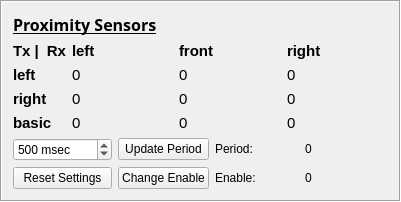
   <widget class="QFrame" name="porximity_sensors_frame">
    <property name="geometry">
     <rect>
      <x>410</x>
      <y>570</y>
      <width>401</width>
      <height>200</height>
     </rect>
    </property>
    <property name="font">
     <font>
      <family>Arial</family>
     </font>
    </property>
    <property name="frameShape">
     <enum>QFrame::Box</enum>
    </property>
    <property name="frameShadow">
     <enum>QFrame::Sunken</enum>
    </property>
    <property name="lineWidth">
     <number>1</number>
    </property>
    <layout class="QGridLayout" name="gridLayout_13">
     <item row="1" column="0">
      <layout class="QGridLayout" name="gridLayout_12">
       <item row="1" column="0">
        <layout class="QGridLayout" name="gridLayout_11">
         <item row="0" column="0">
          <widget class="QSpinBox" name="proximity_sensors_spinbox">
           <property name="font">
            <font>
             <family>Arial</family>
             <pointsize>9</pointsize>
            </font>
           </property>
           <property name="suffix">
            <string> msec</string>
           </property>
           <property name="minimum">
            <number>10</number>
           </property>
           <property name="maximum">
            <number>999999999</number>
           </property>
           <property name="singleStep">
            <number>10</number>
           </property>
           <property name="stepType">
            <enum>QAbstractSpinBox::DefaultStepType</enum>
           </property>
           <property name="value">
            <number>500</number>
           </property>
          </widget>
         </item>
         <item row="0" column="1">
          <widget class="QPushButton" name="proximity_sensors_button_period">
           <property name="enabled">
            <bool>true</bool>
           </property>
           <property name="sizePolicy">
            <sizepolicy hsizetype="Minimum" vsizetype="Fixed">
             <horstretch>0</horstretch>
             <verstretch>0</verstretch>
            </sizepolicy>
           </property>
           <property name="font">
            <font>
             <family>Arial</family>
             <pointsize>9</pointsize>
            </font>
           </property>
           <property name="text">
            <string>Update Period</string>
           </property>
          </widget>
         </item>
         <item row="0" column="2">
          <widget class="QLabel" name="proximity_sensors_label_period_static">
           <property name="font">
            <font>
             <family>Arial</family>
             <pointsize>9</pointsize>
            </font>
           </property>
           <property name="text">
            <string>&lt;html&gt;&lt;head/&gt;&lt;body&gt;&lt;p&gt;Period: &lt;/p&gt;&lt;/body&gt;&lt;/html&gt;</string>
           </property>
          </widget>
         </item>
         <item row="0" column="3">
          <widget class="QLabel" name="proximity_sensors_label_period">
           <property name="font">
            <font>
             <family>Arial</family>
             <pointsize>9</pointsize>
            </font>
           </property>
           <property name="text">
            <string>&lt;html&gt;&lt;head/&gt;&lt;body&gt;&lt;p&gt;0&lt;/p&gt;&lt;/body&gt;&lt;/html&gt;</string>
           </property>
          </widget>
         </item>
         <item row="1" column="0">
          <widget class="QPushButton" name="proximity_sensors_reset_button">
           <property name="enabled">
            <bool>true</bool>
           </property>
           <property name="sizePolicy">
            <sizepolicy hsizetype="Minimum" vsizetype="Fixed">
             <horstretch>0</horstretch>
             <verstretch>0</verstretch>
            </sizepolicy>
           </property>
           <property name="font">
            <font>
             <family>Arial</family>
             <pointsize>9</pointsize>
            </font>
           </property>
           <property name="text">
            <string>Reset Settings</string>
           </property>
          </widget>
         </item>
         <item row="1" column="1">
          <widget class="QPushButton" name="proximity_sensors_button_enable">
           <property name="enabled">
            <bool>true</bool>
           </property>
           <property name="sizePolicy">
            <sizepolicy hsizetype="Minimum" vsizetype="Fixed">
             <horstretch>0</horstretch>
             <verstretch>0</verstretch>
            </sizepolicy>
           </property>
           <property name="font">
            <font>
             <family>Arial</family>
             <pointsize>9</pointsize>
            </font>
           </property>
           <property name="text">
            <string>Change Enable</string>
           </property>
          </widget>
         </item>
         <item row="1" column="3">
          <widget class="QLabel" name="proximity_sensors_label_enable">
           <property name="font">
            <font>
             <family>Arial</family>
             <pointsize>9</pointsize>
            </font>
           </property>
           <property name="text">
            <string>&lt;html&gt;&lt;head/&gt;&lt;body&gt;&lt;p&gt;0&lt;/p&gt;&lt;/body&gt;&lt;/html&gt;</string>
           </property>
          </widget>
         </item>
         <item row="1" column="2">
          <widget class="QLabel" name="proximity_sensors_label_enable_static">
           <property name="font">
            <font>
             <family>Arial</family>
             <pointsize>9</pointsize>
            </font>
           </property>
           <property name="text">
            <string>&lt;html&gt;&lt;head/&gt;&lt;body&gt;&lt;p&gt;Enable: &lt;/p&gt;&lt;/body&gt;&lt;/html&gt;</string>
           </property>
          </widget>
         </item>
        </layout>
       </item>
       <item row="0" column="0">
        <layout class="QGridLayout" name="gridLayout_10">
         <item row="3" column="4">
          <widget class="QLabel" name="proximity_sensors_tx_basic_rx_right">
           <property name="font">
            <font>
             <family>Arial</family>
             <pointsize>11</pointsize>
            </font>
           </property>
           <property name="text">
            <string>0</string>
           </property>
          </widget>
         </item>
         <item row="1" column="2">
          <widget class="QLabel" name="proximity_sensors_tx_left_rx_left">
           <property name="font">
            <font>
             <family>Arial</family>
             <pointsize>11</pointsize>
            </font>
           </property>
           <property name="text">
            <string>0</string>
           </property>
          </widget>
         </item>
         <item row="3" column="3">
          <widget class="QLabel" name="proximity_sensors_tx_basic_rx_front">
           <property name="font">
            <font>
             <family>Arial</family>
             <pointsize>11</pointsize>
            </font>
           </property>
           <property name="text">
            <string>0</string>
           </property>
          </widget>
         </item>
         <item row="2" column="2">
          <widget class="QLabel" name="proximity_sensors_tx_right_rx_left">
           <property name="font">
            <font>
             <family>Arial</family>
             <pointsize>11</pointsize>
            </font>
           </property>
           <property name="text">
            <string>0</string>
           </property>
          </widget>
         </item>
         <item row="3" column="2">
          <widget class="QLabel" name="proximity_sensors_tx_basic_rx_left">
           <property name="font">
            <font>
             <family>Arial</family>
             <pointsize>11</pointsize>
            </font>
           </property>
           <property name="text">
            <string>0</string>
           </property>
          </widget>
         </item>
         <item row="0" column="0">
          <widget class="QLabel" name="proximity_sensors_label_tx">
           <property name="sizePolicy">
            <sizepolicy hsizetype="Fixed" vsizetype="Preferred">
             <horstretch>0</horstretch>
             <verstretch>0</verstretch>
            </sizepolicy>
           </property>
           <property name="font">
            <font>
             <family>Arial</family>
             <pointsize>11</pointsize>
             <weight>75</weight>
             <bold>true</bold>
            </font>
           </property>
           <property name="text">
            <string>Tx |</string>
           </property>
          </widget>
         </item>
         <item row="0" column="3">
          <widget class="QLabel" name="proximity_sensors_label_rx_front">
           <property name="font">
            <font>
             <family>Arial</family>
             <pointsize>11</pointsize>
             <weight>75</weight>
             <bold>true</bold>
            </font>
           </property>
           <property name="text">
            <string>front</string>
           </property>
          </widget>
         </item>
         <item row="2" column="3">
          <widget class="QLabel" name="proximity_sensors_tx_right_rx_front">
           <property name="font">
            <font>
             <family>Arial</family>
             <pointsize>11</pointsize>
            </font>
           </property>
           <property name="text">
            <string>0</string>
           </property>
          </widget>
         </item>
         <item row="1" column="3">
          <widget class="QLabel" name="proximity_sensors_tx_left_rx_front">
           <property name="font">
            <font>
             <family>Arial</family>
             <pointsize>11</pointsize>
            </font>
           </property>
           <property name="text">
            <string>0</string>
           </property>
          </widget>
         </item>
         <item row="2" column="0" colspan="2">
          <widget class="QLabel" name="proximity_sensors_label_tx_right">
           <property name="sizePolicy">
            <sizepolicy hsizetype="Minimum" vsizetype="Preferred">
             <horstretch>0</horstretch>
             <verstretch>0</verstretch>
            </sizepolicy>
           </property>
           <property name="font">
            <font>
             <family>Arial</family>
             <pointsize>11</pointsize>
             <weight>75</weight>
             <bold>true</bold>
            </font>
           </property>
           <property name="text">
            <string>right</string>
           </property>
          </widget>
         </item>
         <item row="1" column="0">
          <widget class="QLabel" name="proximity_sensors_label_tx_left">
           <property name="sizePolicy">
            <sizepolicy hsizetype="Minimum" vsizetype="Preferred">
             <horstretch>0</horstretch>
             <verstretch>0</verstretch>
            </sizepolicy>
           </property>
           <property name="font">
            <font>
             <family>Arial</family>
             <pointsize>11</pointsize>
             <weight>75</weight>
             <bold>true</bold>
            </font>
           </property>
           <property name="text">
            <string>left</string>
           </property>
          </widget>
         </item>
         <item row="0" column="2">
          <widget class="QLabel" name="proximity_sensors_label_rx_left">
           <property name="font">
            <font>
             <family>Arial</family>
             <pointsize>11</pointsize>
             <weight>75</weight>
             <bold>true</bold>
            </font>
           </property>
           <property name="text">
            <string>left</string>
           </property>
          </widget>
         </item>
         <item row="1" column="4">
          <widget class="QLabel" name="proximity_sensors_tx_left_rx_right">
           <property name="font">
            <font>
             <family>Arial</family>
             <pointsize>11</pointsize>
            </font>
           </property>
           <property name="text">
            <string>0</string>
           </property>
          </widget>
         </item>
         <item row="2" column="4">
          <widget class="QLabel" name="proximity_sensors_tx_right_rx_right">
           <property name="font">
            <font>
             <family>Arial</family>
             <pointsize>11</pointsize>
            </font>
           </property>
           <property name="text">
            <string>0</string>
           </property>
          </widget>
         </item>
         <item row="3" column="0" colspan="2">
          <widget class="QLabel" name="proximity_sensors_label_tx_basic">
           <property name="sizePolicy">
            <sizepolicy hsizetype="Minimum" vsizetype="Preferred">
             <horstretch>0</horstretch>
             <verstretch>0</verstretch>
            </sizepolicy>
           </property>
           <property name="font">
            <font>
             <family>Arial</family>
             <pointsize>11</pointsize>
             <weight>75</weight>
             <bold>true</bold>
            </font>
           </property>
           <property name="text">
            <string>basic</string>
           </property>
          </widget>
         </item>
         <item row="0" column="1">
          <widget class="QLabel" name="proximity_sensors_label_rx">
           <property name="sizePolicy">
            <sizepolicy hsizetype="Fixed" vsizetype="Preferred">
             <horstretch>0</horstretch>
             <verstretch>0</verstretch>
            </sizepolicy>
           </property>
           <property name="font">
            <font>
             <family>Arial</family>
             <pointsize>11</pointsize>
             <weight>75</weight>
             <bold>true</bold>
            </font>
           </property>
           <property name="text">
            <string>&lt;html&gt;&lt;head/&gt;&lt;body&gt;&lt;p align=&quot;right&quot;&gt;Rx&lt;/p&gt;&lt;/body&gt;&lt;/html&gt;</string>
           </property>
          </widget>
         </item>
         <item row="0" column="4">
          <widget class="QLabel" name="proximity_sensors_label_rx_right">
           <property name="font">
            <font>
             <family>Arial</family>
             <pointsize>11</pointsize>
             <weight>75</weight>
             <bold>true</bold>
            </font>
           </property>
           <property name="text">
            <string>right</string>
           </property>
          </widget>
         </item>
        </layout>
       </item>
      </layout>
     </item>
     <item row="0" column="0">
      <widget class="QLabel" name="proximity_sensors_label_title">
       <property name="font">
        <font>
         <family>Arial Rounded MT Bold</family>
         <pointsize>12</pointsize>
         <weight>75</weight>
         <bold>true</bold>
         <underline>true</underline>
        </font>
       </property>
       <property name="text">
        <string>&lt;html&gt;&lt;head/&gt;&lt;body&gt;&lt;p&gt;&lt;span style=&quot; font-weight:600;&quot;&gt;Proximity Sensors&lt;/span&gt;&lt;/p&gt;&lt;/body&gt;&lt;/html&gt;</string>
       </property>
      </widget>
     </item>
    </layout>
   </widget>
